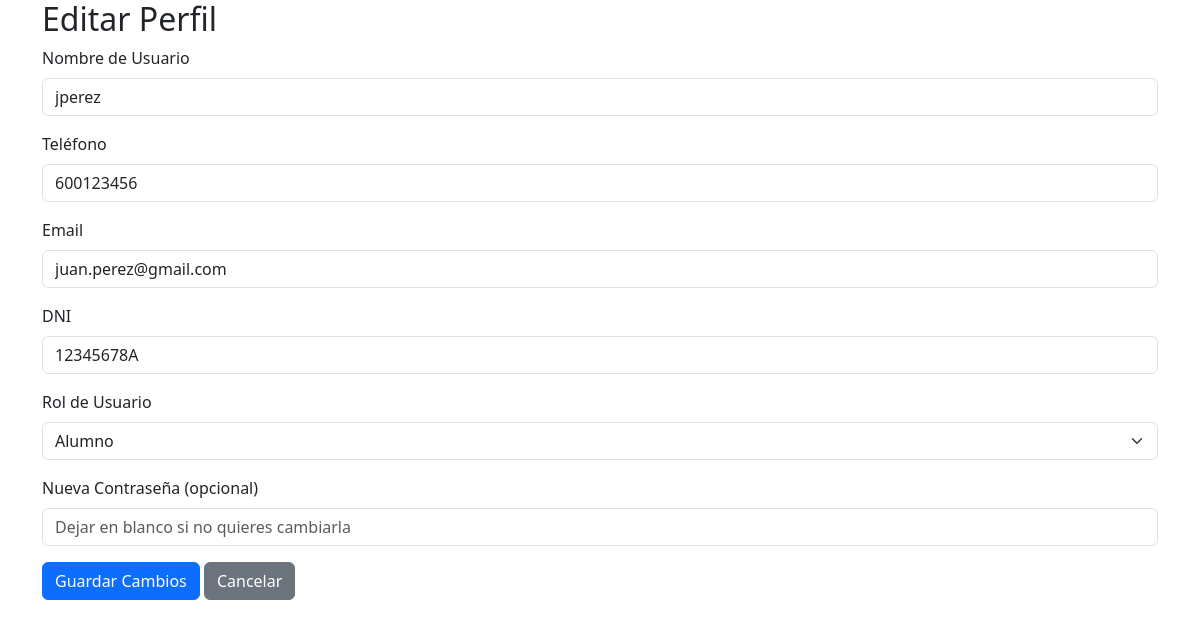
The page /entradas/editarRegistro.php?id=1 on the database its author committed.
### tables this page shows
CREATE TABLE tbl_usuario (
    id_usuario INT AUTO_INCREMENT PRIMARY KEY NOT NULL,
    nombre_usuario VARCHAR(50) NOT NULL,
    password_usuario VARCHAR(50) NOT NULL,
    email_usuario VARCHAR(60) NOT NULL,
    telf_usuario CHAR(9) NOT NULL,
    dni_usuario CHAR(9) NOT NULL,
    rol_usuario ENUM('Admin', 'Alumno', 'Profesor') DEFAULT 'Alumno' NOT NULL
);

### entradas/editarRegistro.php (the view, shortened to what this page needs)
<?php
include_once('../db/conexion.php');
$userId = isset($_GET['id']) ? intval($_GET['id']) : (isset($_POST['id']) ? intval($_POST['id']) : 0);
$nombre_usuario = $password_usuario = $email_usuario = $telf_usuario = $dni_usuario = $rol_usuario = "";
$sql = "SELECT nombre_usuario, password_usuario, email_usuario, telf_usuario, dni_usuario, rol_usuario FROM tbl_usuario WHERE id_usuario = ?";
$stmt = mysqli_stmt_init($conn);
if (mysqli_stmt_prepare($stmt, $sql)) {
    mysqli_stmt_bind_param($stmt, "i", $userId);
    mysqli_stmt_execute($stmt);
    $result = mysqli_stmt_get_result($stmt);
    $usuario = mysqli_fetch_assoc($result);
    if ($usuario) {
        $nombre_usuario = $usuario['nombre_usuario'];
        $email_usuario = $usuario['email_usuario'];
        $telf_usuario = $usuario['telf_usuario'];
        $dni_usuario = $usuario['dni_usuario'];
        $rol_usuario = $usuario['rol_usuario'];
    } else {
        echo "<h6>Usuario no encontrado.</h6>";
        exit;
    }
} else {
    echo "<h6>Error al preparar la consulta.</h6>";
    exit;
}
?>
<!DOCTYPE html>
<html lang="es">
<head>
    <link href="https://cdn.jsdelivr.net/npm/bootstrap@5.3.2/dist/css/bootstrap.min.css" rel="stylesheet">
</head>
<body>
<div class="container">
    <h2>Editar Perfil</h2>
    <form action="editarRegistro.php" method="POST">
        <div class="mb-3">
            <label for="nombre_usuario" class="form-label">Nombre de Usuario</label>
            <input type="text" class="form-control" name="nombre_usuario" id="nombre_usuario" value="<?php echo htmlspecialchars($nombre_usuario); ?>" required>
        </div>
        <div class="mb-3">
            <label for="telf_usuario" class="form-label">Teléfono</label>
            <input type="text" class="form-control" name="telf_usuario" id="telf_usuario" value="<?php echo htmlspecialchars($telf_usuario); ?>" required>
        </div>
        <div class="mb-3">
            <label for="email_usuario" class="form-label">Email</label>
            <input type="email" class="form-control" name="email_usuario" id="email_usuario" value="<?php echo htmlspecialchars($email_usuario); ?>" required>
        </div>
        <div class="mb-3">
            <label for="dni_usuario" class="form-label">DNI</label>
            <input type="text" class="form-control" name="dni_usuario" id="dni_usuario" value="<?php echo htmlspecialchars($dni_usuario); ?>" required>
        </div>
        <div class="mb-3">
            <label for="rol_usuario" class="form-label">Rol de Usuario</label>
            <select class="form-select" name="rol_usuario" id="rol_usuario" required>
                <option value="Alumno" <?php echo ($rol_usuario === 'Alumno') ? 'selected' : ''; ?>>Alumno</option>
            </select>
        </div>
        <div class="mb-3">
            <label for="password_usuario" class="form-label">Nueva Contraseña (opcional)</label>
            <input type="password" class="form-control" id="password_usuario" name="password_usuario" placeholder="Dejar en blanco si no quieres cambiarla">
        </div>
        <button type="submit" name="update" class="btn btn-primary">Guardar Cambios</button>
        <a href="leerEscuela.php" class="btn btn-secondary">Cancelar</a>
    </form>
</div>
</body>
</html>

### rows shown on the page
tbl_usuario: nombre_usuario "jperez", telf_usuario "600123456", email_usuario "juan.perez@gmail.com", dni_usuario "12345678A", rol_usuario "Alumno"
